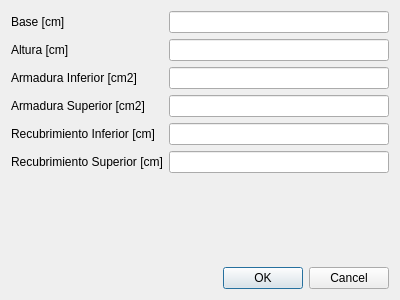
<?xml version="1.0" encoding="UTF-8"?>
<ui version="4.0">
 <class>DlgEditSeccionRectangular</class>
 <widget class="QDialog" name="DlgEditSeccionRectangular">
  <property name="geometry">
   <rect>
    <x>0</x>
    <y>0</y>
    <width>400</width>
    <height>300</height>
   </rect>
  </property>
  <property name="windowTitle">
   <string>Dialog</string>
  </property>
  <layout class="QVBoxLayout" name="verticalLayout">
   <item>
    <layout class="QFormLayout" name="formLayout">
     <item row="0" column="0">
      <widget class="QLabel" name="label">
       <property name="text">
        <string>Base [cm]</string>
       </property>
      </widget>
     </item>
     <item row="0" column="1">
      <widget class="QLineEdit" name="txtBase"/>
     </item>
     <item row="1" column="0">
      <widget class="QLabel" name="label_2">
       <property name="text">
        <string>Altura [cm]</string>
       </property>
      </widget>
     </item>
     <item row="1" column="1">
      <widget class="QLineEdit" name="txtAltura"/>
     </item>
     <item row="2" column="0">
      <widget class="QLabel" name="label_3">
       <property name="text">
        <string>Armadura Inferior [cm2]</string>
       </property>
      </widget>
     </item>
     <item row="2" column="1">
      <widget class="QLineEdit" name="txtArmaduraInferior"/>
     </item>
     <item row="3" column="0">
      <widget class="QLabel" name="label_4">
       <property name="text">
        <string>Armadura Superior [cm2]</string>
       </property>
      </widget>
     </item>
     <item row="3" column="1">
      <widget class="QLineEdit" name="txtArmaduraSuperior"/>
     </item>
     <item row="4" column="0">
      <widget class="QLabel" name="label_5">
       <property name="text">
        <string>Recubrimiento Inferior [cm]</string>
       </property>
      </widget>
     </item>
     <item row="4" column="1">
      <widget class="QLineEdit" name="txtRecubrimientoInferior"/>
     </item>
     <item row="5" column="0">
      <widget class="QLabel" name="label_6">
       <property name="text">
        <string>Recubrimiento Superior [cm]</string>
       </property>
      </widget>
     </item>
     <item row="5" column="1">
      <widget class="QLineEdit" name="txtRecubrimientoSuperior"/>
     </item>
    </layout>
   </item>
   <item>
    <widget class="QDialogButtonBox" name="buttonBox">
     <property name="orientation">
      <enum>Qt::Horizontal</enum>
     </property>
     <property name="standardButtons">
      <set>QDialogButtonBox::Cancel|QDialogButtonBox::Ok</set>
     </property>
    </widget>
   </item>
  </layout>
 </widget>
 <resources/>
 <connections>
  <connection>
   <sender>buttonBox</sender>
   <signal>accepted()</signal>
   <receiver>DlgEditSeccionRectangular</receiver>
   <slot>accept()</slot>
   <hints>
    <hint type="sourcelabel">
     <x>248</x>
     <y>254</y>
    </hint>
    <hint type="destinationlabel">
     <x>157</x>
     <y>274</y>
    </hint>
   </hints>
  </connection>
  <connection>
   <sender>buttonBox</sender>
   <signal>rejected()</signal>
   <receiver>DlgEditSeccionRectangular</receiver>
   <slot>reject()</slot>
   <hints>
    <hint type="sourcelabel">
     <x>316</x>
     <y>260</y>
    </hint>
    <hint type="destinationlabel">
     <x>286</x>
     <y>274</y>
    </hint>
   </hints>
  </connection>
 </connections>
</ui>
